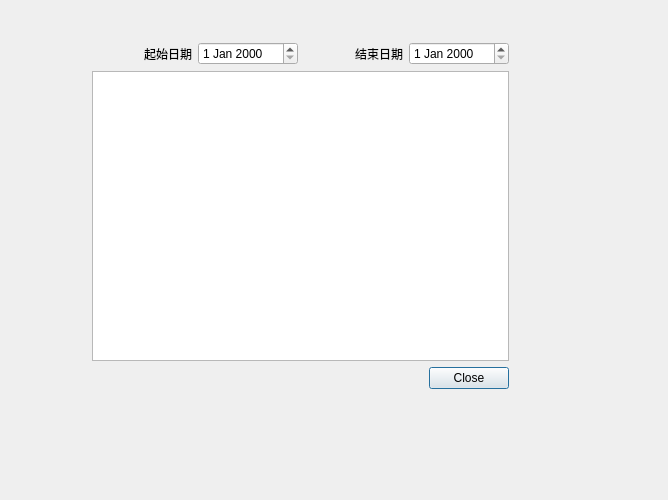
<?xml version="1.0" encoding="UTF-8"?>
<ui version="4.0">
 <class>Dialog</class>
 <widget class="QDialog" name="Dialog">
  <property name="geometry">
   <rect>
    <x>0</x>
    <y>0</y>
    <width>668</width>
    <height>500</height>
   </rect>
  </property>
  <property name="windowTitle">
   <string>Dialog</string>
  </property>
  <widget class="QWidget" name="verticalLayoutWidget">
   <property name="geometry">
    <rect>
     <x>90</x>
     <y>40</y>
     <width>421</width>
     <height>351</height>
    </rect>
   </property>
   <layout class="QVBoxLayout" name="v_1_layout">
    <property name="leftMargin">
     <number>2</number>
    </property>
    <property name="topMargin">
     <number>2</number>
    </property>
    <property name="rightMargin">
     <number>2</number>
    </property>
    <property name="bottomMargin">
     <number>2</number>
    </property>
    <item>
     <layout class="QHBoxLayout" name="h_2_layout">
      <item>
       <widget class="QLabel" name="label">
        <property name="text">
         <string>起始日期</string>
        </property>
        <property name="alignment">
         <set>Qt::AlignRight|Qt::AlignTrailing|Qt::AlignVCenter</set>
        </property>
       </widget>
      </item>
      <item>
       <widget class="QDateEdit" name="beginDateEdit"/>
      </item>
      <item>
       <widget class="QLabel" name="label_2">
        <property name="text">
         <string>结束日期</string>
        </property>
        <property name="alignment">
         <set>Qt::AlignRight|Qt::AlignTrailing|Qt::AlignVCenter</set>
        </property>
       </widget>
      </item>
      <item>
       <widget class="QDateEdit" name="endDateEdit"/>
      </item>
     </layout>
    </item>
    <item>
     <widget class="QTableView" name="materialTableView"/>
    </item>
    <item>
     <widget class="QDialogButtonBox" name="buttonBox">
      <property name="orientation">
       <enum>Qt::Horizontal</enum>
      </property>
      <property name="standardButtons">
       <set>QDialogButtonBox::Close</set>
      </property>
     </widget>
    </item>
   </layout>
  </widget>
 </widget>
 <resources/>
 <connections>
  <connection>
   <sender>buttonBox</sender>
   <signal>accepted()</signal>
   <receiver>Dialog</receiver>
   <slot>accept()</slot>
   <hints>
    <hint type="sourcelabel">
     <x>248</x>
     <y>254</y>
    </hint>
    <hint type="destinationlabel">
     <x>157</x>
     <y>274</y>
    </hint>
   </hints>
  </connection>
  <connection>
   <sender>buttonBox</sender>
   <signal>rejected()</signal>
   <receiver>Dialog</receiver>
   <slot>reject()</slot>
   <hints>
    <hint type="sourcelabel">
     <x>316</x>
     <y>260</y>
    </hint>
    <hint type="destinationlabel">
     <x>286</x>
     <y>274</y>
    </hint>
   </hints>
  </connection>
 </connections>
</ui>
